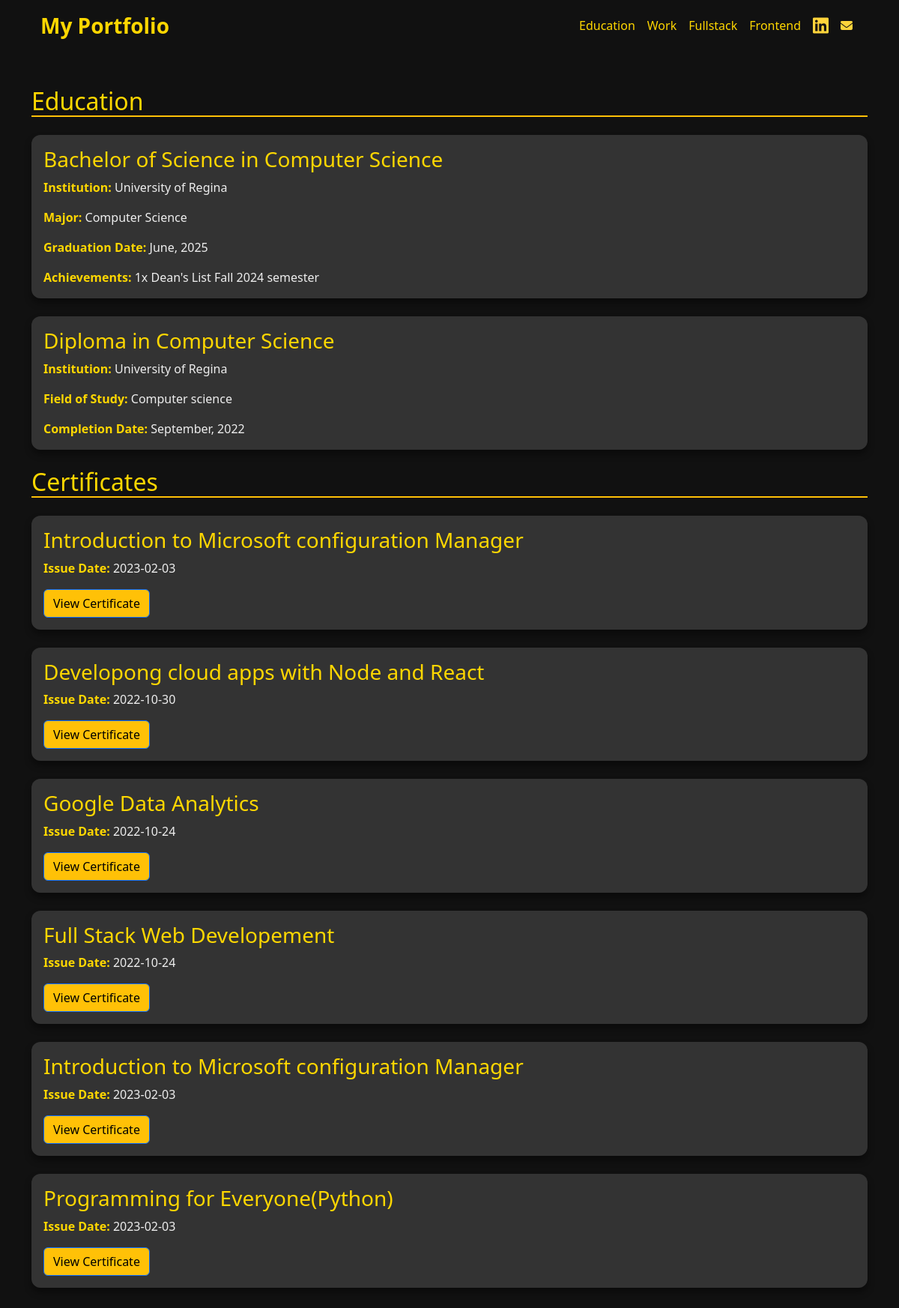
The page /education on the database as committed earlier.
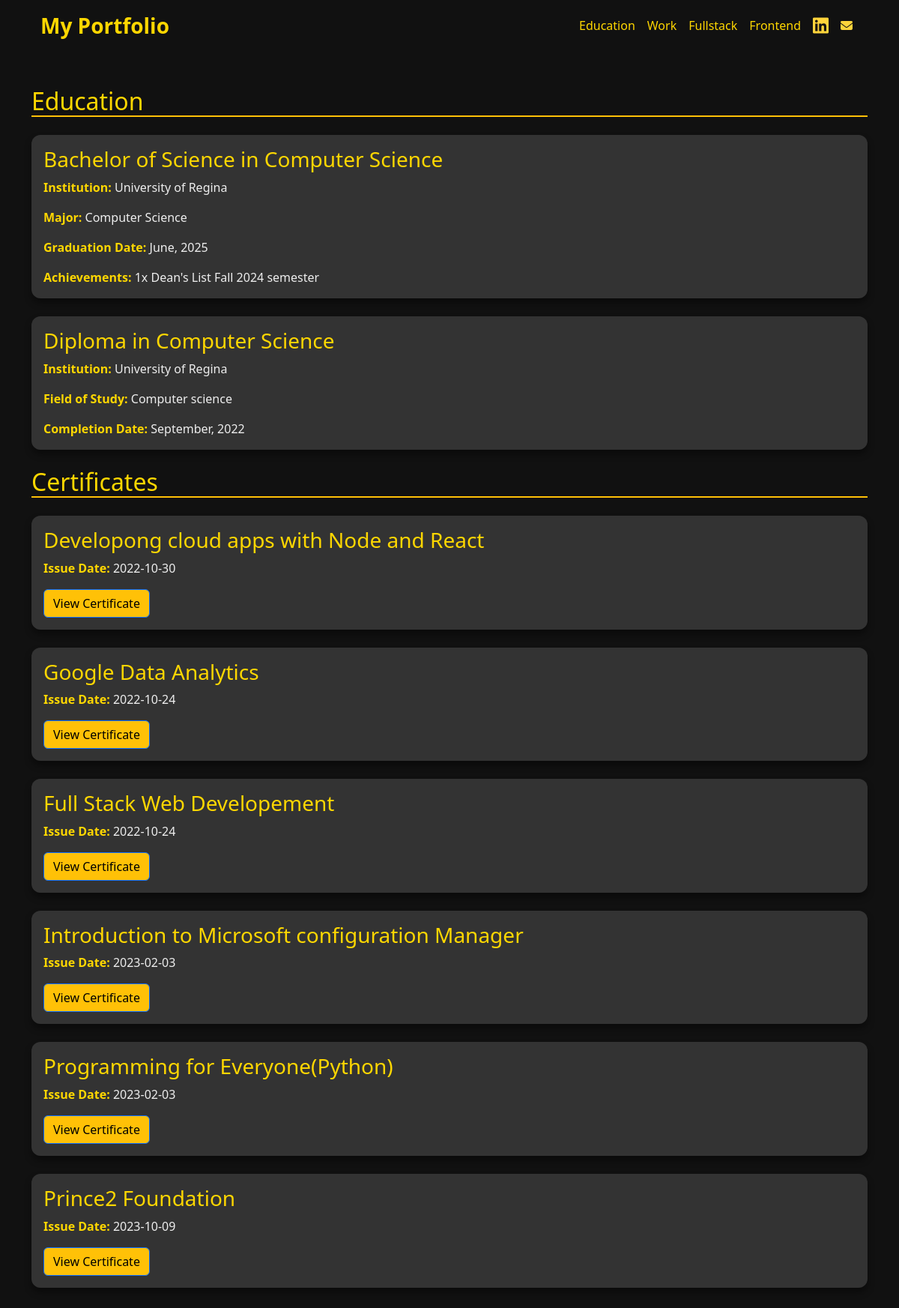
The same page on the database as committed later.
### database.py (models this page shows)
class Certifcate(db.Model):
    id: Mapped[int] = MappedColumn(primary_key=True)
    title: Mapped[str]
    description: Mapped[str]
    date: Mapped[datetime]
    link: Mapped[str]

### server.py (the view)
@app.route('/education')
def edu():
    result_certi = db.session.execute(db.select(Certifcate)).scalars().all()
    return render_template('education.html',items = result_certi)

### templates/education.html (shortened to what this page needs)
<!DOCTYPE html>
<html lang="en">
<head>
    <link href="https://cdn.jsdelivr.net/npm/bootstrap@5.3.2/dist/css/bootstrap.min.css" rel="stylesheet">
</head>
<body>
       <div class="container">
         <nav class="navbar  navbar-expand-lg bg-transparent">
                <div class="container-fluid">
                    <a class="navbar-brand text-xl font-semibold text-shadow-custom" style="color: #FFD700 !important; font-weight: 700; font-size: 1.75rem;" href="{{url_for('mainPage')}}">My Portfolio</a>
                    <div class="collapse navbar-collapse" id="navbarNav">
                        <ul class="navbar-nav ms-auto">
                            <li class="nav-item">
                                <a class="nav-link" style="color: #FFD700 !important; transition: color 0.3s ease;" href="{{url_for('edu')}}">Education</a>
                            </li>
                             <li class="nav-item">
                                <a class="nav-link" style="color: #FFD700 !important; transition: color 0.3s ease;" href="{{url_for('work')}}">Work</a>
                            </li>
                            <li class="nav-item">
                                <a class="nav-link" style="color: #FFD700 !important; transition: color 0.3s ease;" href="{{url_for('fullStack')}}">Fullstack</a>
                            </li>
                            <li class="nav-item">
                                <a class="nav-link" style="color: #FFD700 !important; transition: color 0.3s ease;" href="{{url_for('frontEnd')}}">Frontend</a>
                            </li>
                             <li class="nav-item">
                                <a class="nav-link" style="color: #FFD700 !important; transition: color 0.3s ease;" href="https://www.linkedin.com/in/maurya-patel-318b93190/"><i class="fa-brands fa-linkedin fa-xl" style="color: #FFD43B;"></i></a>
                            </li>
                             <li class="nav-item">
                                <a class="nav-link" style="color: #FFD700 !important; transition: color 0.3s ease;" href="mailto:patelmaurya3@gmail.com"><i class="fa-solid fa-envelope fa-l" style="color: #FFD43B;"></i></a>
                            </li>
                        </ul>
                    </div>
                </div>
            </nav>
    </div>
    <div class="container py-5">
        <h2 class="mb-4">Education</h2>
        <div class="card mb-4">
            <div class="card-body">
                <h3 class="card-title">Bachelor of Science in Computer Science</h3>
                <p class="card-text"><strong>Institution:</strong> University of Regina</p>
                <p class="card-text"><strong>Major:</strong> Computer Science</p>
                <p class="card-text"><strong>Graduation Date:</strong> June, 2025</p>
                <p class="card-text"><strong>Achievements:</strong> 1x Dean's List Fall 2024 semester</p>
            </div>
        </div>
        <div class="card mb-4">
            <div class="card-body">
                <h3 class="card-title">Diploma in Computer Science</h3>
                <p class="card-text"><strong>Institution:</strong> University of Regina</p>
                <p class="card-text"><strong>Field of Study:</strong> Computer science</p>
                <p class="card-text"><strong>Completion Date:</strong> September, 2022</p>
            </div>
        </div>
        <h2 class="mb-4">Certificates</h2>
        {%for item in items%}
         <div class="card mb-4">
            <div class="card-body">
                <h3 class="card-title">{{item.title}}</h3>
                <p class="card-text"><strong>Issue Date:</strong> {{item.date.date()}}</p>
                <a href="{{item.link}}" class="btn btn-primary certificate-link" target="_blank" rel="noopener noreferrer">View Certificate</a>
            </div>
        </div>
        {%endfor%}
    </div>
</body>
</html>

### templates/education.html (style rules this page uses)
body { background-color: #111111; color: #fff; }
.card { background-color: #333333; border-radius: 0.75rem; box-shadow: 0 6px 10px rgba(0, 0, 0, 0.4); transition: transform 0.2s ease-in-out, box-shadow 0.2s ease-in-out; border: none; color: #FFFFFF; }
.card-text { color: #eee; }
.certificate-link { background-color: #ffc107; color: #000; text-decoration: none; }
strong { color: #FFD700; }

Rows that differ between the two databases and show on the page:
removed Certifcate: title "Introduction to Microsoft configuration Manager", date "2023-02-03"
added Certifcate: title "Prince2 Foundation", date "2023-10-09"
